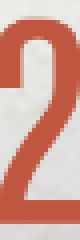
#> input picture cv/board/2.png, 20 x 60 px (shown 4 times larger)
$ python -i scraper.py   (imports and definitions only)
#> lines starting #> are read from the running program, lines starting #| are printed output that depends on the picture
#> further down, picture is the input picture: PIL image 20x60 RGBA; mean R, G, B, A 210.9, 162.7, 151.7, 255
import time
import os
import subprocess
import io
import random

from tesserocr import PyTessBaseAPI, PSM, OEM, image_to_text
from PIL import Image

import pickle
# [140 lines not run here, left out]

# SUIT_MAP = {'caeeee6ee8961682374f16ddc574dd1d': 'c',
#             '6be02ab5969d5fa865c25eb82f49553e': 'c',
#             'd4a5b878ce845c2caad044c3e01c346b': 'd',
#             '4cca33e659da1abb2bd379e555d3c4c6': 'd',
#             'c905fb8ad7ba2e87c64455ce39d2295e': 's',
#             '6d09fe331c523d140accda6b2029cf13': 's',
#             '2081eab5e01fd653d7667426ec220722': 'h',
#             'a64225e33fbe30a13e2258abd47e2925': 'h'}

SCREENCAPS_MYCARDS = [('9s', '4h'), ('4d', 'Qh'), ('5d', '5c'), ('Qs', 'Th'),
    ('4d', 'Tc'), ('Kc', '8c'), ('9h', '6d'), ('5h', 'Tc'), ('5h', 'Th'),
    ('Qd', '4c'), ('Js', '8s'), ('3c', '3d'), ('2h', '4s'), ('7s', '3s'),
    ('3s', '7d'), ('5d', '7d'), ('Kh', '8s'), ('2h', '4d'), ('4d', 'Jh'),
    ('9d', '4d'), ('Jc', 'Jh'), ('5h', 'Qs'), ('Th', 'As'), ('Ks', '4s'),
    ('2s', 'Ks'), ('Qs', 'Ks'), ('2c', '4s'), ('3c', 'Ac'), ('3c', '4s'),
    ('5h', 'Ts'), ('As', '2d'), ('Td', '8s'), ('8s', '5h'), ('Td', '9c'),
    ('6h', '3d'), ('Qd', 'Jh'), ('9c', 'Ks'), ('Jh', 'As'), ('2s', 'Ad'),
    ('3h', 'Kc'), ('Js', 'Kh'), ('8d', 'Ad'), ('Jc', '4c'), ('5h', '4d'),
    ('7c', 'Js'), ('3c', '9d'), ('7d', 'Th'), ('7d', 'Qh'), ('6d', '8s'),
    ('As', '8s'), ('5h', '6c'), ('6h', '9h'), ('2c', 'Jc'), ('Jc', 'Qh'),
    ('2h', '6h'), ('6d', '7d'), ('8s', 'Jc'), ('Jh', '7h'), ('3h', '3s'),
    ('6c', '6s'), ('4d', '4c'), ('4s', '9c'), ('Qc', '8s'), ('Kd', 'Tc'),
    ('4c', 'Ad'), ('3c', 'Kc'), ('Qd', '2c'), ('3h', 'Td'), ('5s', '3c'),
    ('7d', '8h'), ('3c', 'Td'), ('Ad', '3s'), ('Qh', '7s'), ('Kh', 'Kc'),
    ('2s', '4c'), ('Td', '2d'), ('2c', '9s'), ('Kd', '5h'), ('Ad', 'Jh'),
    ('Qd', '2h'), ('As', 'Qh'), ('Ks', '3d'), ('Kd', 'Ks'), ('9h', '2h'),
    ('Ks', 'Ah'), ('2s', '3h'), ('Th', '6c'), ('3h', 'Qc'), ('As', '2c'),
    ('Ad', '9h'), ('9d', 'Tc'), ('7c', 'Qc'), ('8h', 'Ac'), ('3h', '7c'),
    ('3h', 'Ah'), ('7c', 'As'), ('Jh', 'Js'), ('Ad', 'Ac'), ('Ks', '3h'),
    ('5d', 'Th'), ('5c', '8s')]

SCREENCAPS_BOARD = [#('Qs', '8s', '8d'),
    ('7d', '9s', '7s'), ('8s', '3s', 'Kh', '7d', 'Ks'),
    ('6c', '5s', '2h', '8c', '3c'), ('4c', 'Jd', 'Jc'), ('8d', 'Qh', 'Qc'),
    ('Qh', '4h', '5h', '3c'), ('Qd', '5h', 'Kh', '2c'), ('Jc', '9h', 'Th'),
    ('2h', 'Jc', 'As', '3c', 'Th')]

def hash_image(image):
    from hashlib import md5
    return md5(image.tobytes()).hexdigest()

# [34 lines left out: functions build_maps, scan_mycards, not called in this run]
        # _ = input()

MYCARD1_VALUE_REGION = (1070, 755, 1135, 855)
MYCARD2_VALUE_REGION = (1245, 735, 1300, 840)
MYCARD1_SUIT_REGION = (1122, 870, 1170, 939)
MYCARD2_SUIT_REGION = (1232, 862, 1286, 925)
MYCARD_REGIONS = [
    MYCARD1_VALUE_REGION,
    MYCARD1_SUIT_REGION,
    MYCARD2_VALUE_REGION,
    MYCARD2_SUIT_REGION
    ]

# [8 lines left out: function lookup_suit, not called in this run]

def lookup_value(image, region):
    return VALUE_MAP.get(
        hash_image(image.crop(region)), '?')

import cv2
import numpy as np
def match_value(image, region):
#> called with region = (800, 400, 850, 470)
    image = image.crop(region)
#> image: PIL image 50x70 RGBA; every value is 0
    image.save('/tmp/needle.png')

    img_rgb = cv2.imread('/tmp/needle.png')
#> img_rgb: shape (70, 50, 3); every value is 0
    img_gray = cv2.cvtColor(img_rgb, cv2.COLOR_BGR2GRAY)
#> img_gray: shape (70, 50); every value is 0

    best_score = 0
    best_match = '?'
    for v in CARD_VALUES:
        template = cv2.imread('/home/seb/cv/%s.png' % v, 0)
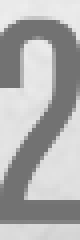
#> template: shape (60, 20) (shown 4 times larger); min 114, max 237, mean 175.2
        res = cv2.matchTemplate(img_gray, template, cv2.TM_CCOEFF_NORMED)
        loc = np.where(res >= 0.8)
#> loc = (empty array, empty array)
        count = len(loc[0])+len(loc[1])
#> count = 0
        if count > best_score:
            best_match = v
    print('is it?', best_match)

    input()

# [25 lines left out: functions register_value, read_mycards, not called in this run]

BOARD1_VALUE_REGION = (800, 400, 850, 470)
BOARD2_VALUE_REGION = (920, 400, 970, 470)
BOARD3_VALUE_REGION = (1040, 400, 1090, 470)
BOARD4_VALUE_REGION = (1160, 400, 1210, 470)
BOARD5_VALUE_REGION = (1280, 400, 1130, 470)

BOARD1_SUIT_REGION = (802, 470, 835, 510)
BOARD2_SUIT_REGION = (921, 470, 954, 510)
BOARD3_SUIT_REGION = (1048, 470, 1080, 510)
BOARD4_SUIT_REGION = (1172, 470, 1205, 510)
BOARD5_SUIT_REGION = (1296, 470, 1329, 510)

# [6 lines left out: function test_screencaps, not called in this run]

        # [10 lines of commented-out code are left out]

def read_board(image):
    v1 = match_value(image, BOARD1_VALUE_REGION)
    v2 = match_value(image, BOARD2_VALUE_REGION)
    v3 = match_value(image, BOARD3_VALUE_REGION)
    v4 = match_value(image, BOARD4_VALUE_REGION)
    v5 = match_value(image, BOARD5_VALUE_REGION)

    # [8 lines of commented-out code are left out]

    return v1, v2, v3, v4, v5

# [9 lines left out: function register_unknown, not called in this run]

CARD_VALUES = "23456789TJQKA"
CARD_SUITS = "shdc"
DECK = [x + y for x in CARD_VALUES for y in CARD_SUITS]

XY_FOLD = (1000, 1000)
XY_CALL = (1500, 1000)
XY_ANY = (2000, 1000)

def chunk(s, bs):
  return [s[i:i + bs] for i in range(0, len(s), bs)]

def pp_cards(cards, pfx=''):
    print(pfx, ' '.join(chunk(cards, 2)))

def tap(xy):
    x, y = [str(n) for n in xy]
    subprocess.check_output(['adb', 'shell', 'input', 'tap', x, y])

# [29 lines left out: function poll_table, not called in this run]

        # tap(XY_CALL)

# [2 lines not run here, left out]

# [43 lines of commented-out code are left out]

>>> from PIL import Image
>>> picture = Image.open('../cv/board/2.png')
#> (the run stopped early here; a loop or call above may not have finished)
